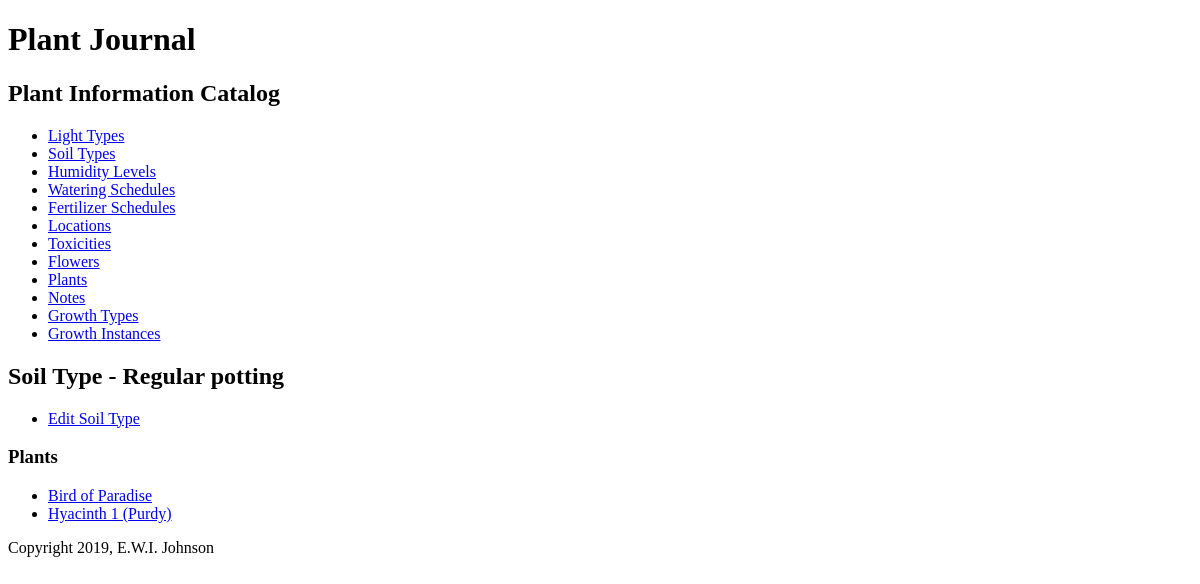
/soil/3/, run on an earlier commit of the app's database.
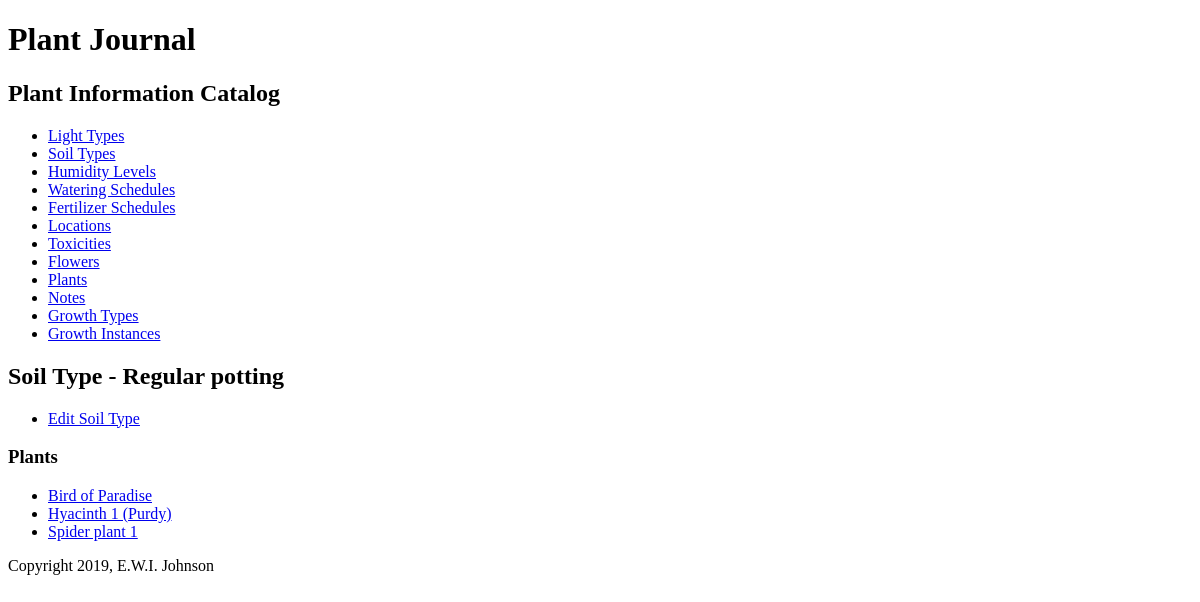
And on a later commit of the database.
### plantjournal/models.py (models this page shows, shortened)
class Plant(models.Model):
    plant_id = models.AutoField(primary_key=True)
    plant_name = models.CharField(max_length=45)
    plant_number = models.CharField(max_length=45, blank=True, default='')
    plant_nickname = models.CharField(max_length=45, blank=True, default='')
    plant_latin_name = models.CharField(max_length=100, blank=True, default='')
    plant_description = models.TextField(blank=True, default='')
    light = models.ForeignKey(Light, related_name='plants', on_delete=models.PROTECT, blank=True, null=True, default='')
    soil = models.ForeignKey(Soil, related_name='plants', on_delete=models.PROTECT, blank=True, null=True, default='')
    humidity = models.ForeignKey(Humidity, related_name='plants', on_delete=models.PROTECT, blank=True, null=True,
                                 default='')
    water = models.ForeignKey(Water, related_name='plants', on_delete=models.PROTECT, blank=True, null=True, default='')
    fertilizer = models.ForeignKey(Fertilizer, related_name='plants', on_delete=models.PROTECT, blank=True, null=True,
                                   default='')
    toxicity = models.ForeignKey(Toxicity, related_name='plants', on_delete=models.PROTECT, blank=True, null=True,
                                 default='')
    location = models.ForeignKey(Location, related_name='plants', on_delete=models.PROTECT, blank=True, null=True,
                                 default='')
    flower = models.ForeignKey(Flower, related_name='plants', on_delete=models.PROTECT, blank=True, null=True,
                               default='')
    def __str__(self):
        if self.plant_number == '':
            if self.plant_nickname == '':
                return '%s' % self.plant_name
            else:
                return '%s (%s)' % (self.plant_name, self.plant_nickname)
        else:
            if self.plant_nickname == '':
                return '%s %s' % (self.plant_name, self.plant_number)
            else:
                return '%s %s (%s)' % (self.plant_name, self.plant_number, self.plant_nickname)
    def get_absolute_url(self):
        return reverse('plantjournal_plant_detail_urlpattern',
                       kwargs={'pk': self.pk})
    class Meta:
        ordering = ['plant_name', 'plant_number', 'plant_nickname']
        unique_together = (('plant_name', 'plant_number', 'plant_nickname'),)

### plantjournal/views.py (the view)
class SoilDetail(View):
    def get(self, request, pk):
        soil = get_object_or_404(
            Soil,
            pk=pk
        )
        plant_list = soil.plants.all()
        return render(
            request,
            'plantjournal/soil_detail.html',
            {'soil': soil, 'plant_list': plant_list}
        )

### plantjournal/models.py (called while the page is built)
    def __str__(self):
        return '%s' % self.soil_type

    def get_update_url(self):
        return reverse('plantjournal_soil_update_urlpattern',
                       kwargs={'pk': self.pk})

### templates/plantjournal/soil_detail.html (shortened to what this page needs)
{% extends 'plantjournal/base.html' %}
{% block content %}
    <h2>Soil Type - {{ soil }}</h2>
    <ul>
        <li>
            <a href="{{ soil.get_update_url }}">
                Edit Soil Type
            </a>
        </li>
    </ul>
    <section>
        <h3>Plants</h3>
        <ul>
            {% for plant in plant_list %}
                <li>
                    <a href="{{ plant.get_absolute_url }}">{{ plant }}</a>
                </li>
            {% empty %}
                <li><em>There are currently no plants with this soil type.</em></li>
            {% endfor %}
        </ul>
    </section>
{% endblock %}

What changed in the data, as far as the page shows it:
now on this page (row edited): Plant: plant_number+plant_nickname+plant_name "Spider plant 1"
